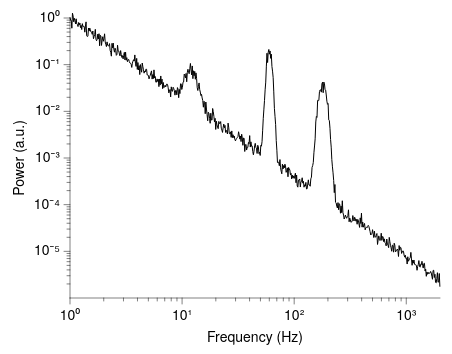

Source (Vega-Lite JSON):
### Vega-Lite specification from a JSON file in a GitHub repository (floating-point values rounded to 4 significant figures; data arrays with more than 128 entries replaced by an {"elided": "..."} marker saying what was removed)
{"background": null, "config": {"arc": {"fill": "#DBDBDB", "fillOpacity": 1.0, "innerRadius": 35.0, "padAngle": 0.03, "stroke": "black", "strokeOpacity": 1, "strokeWidth": 0.25}, "area": {"fill": "#DBDBDB", "fillOpacity": 1.0, "stroke": "black", "strokeOpacity": 1, "strokeWidth": 0.25}, "axis": {"domain": true, "domainCap": "round", "domainColor": "black", "domainWidth": 0.25, "grid": false, "gridCap": "round", "gridColor": "#F1F1F1", "gridDash": [0, 0], "gridOpacity": 1.0, "gridWidth": 0.25, "labelColor": "black", "labelFont": "Helvetica Neue, HelveticaNeue, Helvetica, Arial, sans-serif", "labelFontSize": 7, "labelFontStyle": "normal", "labelFontWeight": 400, "offset": 0, "ticks": true, "tickCap": "round", "tickColor": "black", "tickRound": false, "tickSize": 3, "tickWidth": 0.25, "titleColor": "black", "titleFont": "Helvetica Neue, HelveticaNeue, Helvetica, Arial, sans-serif", "titleFontSize": 7, "titleFontStyle": "normal", "titleFontWeight": 400}, "axisX": {"domain": true, "labelAlign": "center", "labelAngle": 0, "labels": true, "ticks": true, "translate": 0}, "axisY": {"domain": true, "labelAlign": "right", "labelAngle": 0, "labels": true, "ticks": true, "translate": 0}, "axisRight": {"domain": true, "labelAlign": "left", "labelAngle": 0, "labels": true, "ticks": true, "translate": 0}, "axisTop": {"domain": true, "labelAlign": "center", "labelAngle": 0, "labels": true, "ticks": true, "translate": 0}, "axisBand": {"tickOffset": 0}, "bar": {"fill": "#DBDBDB", "fillOpacity": 1.0, "stroke": "black", "strokeOpacity": 1, "strokeWidth": 0.25}, "boxplot": {"size": 12.6, "ticks": {"cornerRadius": 0.25, "fill": "black", "opacity": 1, "size": 6.3, "thickness": 0.25}, "box": {"fillOpacity": 1.0, "stroke": "black", "strokeOpacity": 1, "strokeWidth": 0.25}, "median": {"cornerRadius": 0, "fill": "black", "fillOpacity": 1.0, "opacity": 1, "size": 12.6, "thickness": 0.25}, "rule": {"fill": "black", "fillOpacity": 1.0, "size": 14.0, "stroke": "black", "strokeDash": [0, 0], "strokeOpacity": 1, "strokeWidth": 0.25}, "outliers": {"color": "black", "fill": "black", "fillOpacity": 1.0, "size": 0, "stroke": "black", "strokeOpacity": 1, "strokeWidth": 0.25}}, "circle": {"fill": "black", "fillOpacity": 1.0, "size": 1.75, "stroke": null, "strokeOpacity": 1, "strokeWidth": 0.25}, "errorband": {"band": {"fillOpacity": 0.6, "stroke": null, "strokeWidth": 0.25, "strokeOpacity": 1}, "borders": {"opacity": 0, "strokeOpacity": 0.25, "strokeWidth": 1}}, "errorbar": {"opacity": 1, "rule": {"strokeDash": [0, 0], "strokeWidth": 0.25}, "ticks": {"color": "black", "cornerRadius": 0.125, "opacity": 1, "size": 8.4, "thickness": 0.25}, "thickness": 0.25}, "font": "Helvetica Neue, HelveticaNeue, Helvetica, Arial, sans-serif", "geoshape": {"fill": "#DBDBDB", "fillOpacity": 1.0, "stroke": "black", "strokeOpacity": 1, "strokeWidth": 0.25}, "header": {"labelColor": "black", "labelFont": "Helvetica Neue, HelveticaNeue, Helvetica, Arial, sans-serif", "labelFontSize": 7, "labelFontStyle": "normal", "labelFontWeight": 400, "titleColor": "black", "titleFont": "Helvetica Neue, HelveticaNeue, Helvetica, Arial, sans-serif", "titleFontSize": 7, "titleFontStyle": "normal", "titleFontWeight": 400, "titlePadding": 0}, "legend": {"disable": false, "offset": 4.5, "titlePadding": 4, "labelOffset": 2, "gradientLabelOffset": 2, "gradientLength": 70.0, "gradientThickness": 7.0, "gradientOpacity": 1.0, "gradientStrokeColor": "black", "gradientStrokeWidth": 0.25, "labelColor": "black", "labelFont": "Helvetica Neue, HelveticaNeue, Helvetica, Arial, sans-serif", "labelFontSize": 7, "labelFontStyle": "normal", "labelFontWeight": 400, "strokeColor": "black", "strokeWidth": 0, "symbolSize": 42, "symbolStrokeColor": "black", "symbolStrokeWidth": 0.25, "titleColor": "black", "titleFont": "Helvetica Neue, HelveticaNeue, Helvetica, Arial, sans-serif", "titleFontSize": 7, "titleFontStyle": "normal", "titleFontWeight": 400}, "line": {"color": "black", "stroke": "black", "strokeCap": "butt", "strokeDash": [0, 0], "strokeOpacity": 1, "strokeWidth": 0.5}, "point": {"filled": true, "fill": "#DBDBDB", "fillOpacity": 1.0, "size": 7.0, "stroke": "black", "strokeOpacity": 1, "strokeWidth": 0.25}, "range": {"category": ["#5CA7B1", "#B7D0EE", "#B7B3E4", "#B3DAB5", "#F5E1B3", "#3D727B", "#809DC7", "#867DAC", "#80A988", "#CBB17A", "#204148", "#546B94", "#584C77", "#507B5F", "#9D824D"], "diverging": {"scheme": ["#6F572A", "#876E43", "#9E875F", "#B5A17F", "#CABBA2", "#DCD6CC", "#F4F1E9", "#C9D7DA", "#9DBFC6", "#78A5AF", "#558B96", "#36717C", "#1A5762"]}, "heatmap": {"scheme": ["#32022B", "#43044D", "#4C196E", "#4D338C", "#484DA6", "#3A68BB", "#1D83CA", "#1D9CCB", "#23B5C9", "#28CDC5", "#4DE0B4", "#91EE9F"]}, "ordinal": {"scheme": ["#F1F1F1", "#DBDBDB", "#C6C6C6", "#B2B2B2", "#9D9D9D", "#898989", "#767676", "#636363", "#515151", "#404040", "#2F2F2F", "#1F1F1F"]}, "ramp": {"scheme": ["#32022B", "#43044D", "#4C196E", "#4D338C", "#484DA6", "#3A68BB", "#1D83CA", "#1D9CCB", "#23B5C9", "#28CDC5", "#4DE0B4", "#91EE9F"]}}, "rule": {"color": "black", "stroke": "black", "strokeCap": "round", "strokeDash": [2, 2], "strokeOpacity": 1, "strokeWidth": 0.25}, "scale": {"bandPaddingInner": 0.1, "bandPaddingOuter": 0.1, "round": false}, "rect": {"fill": "#DBDBDB", "fillOpacity": 1.0, "stroke": "black", "strokeOpacity": 1, "strokeWidth": 0.25}, "square": {"fill": "#DBDBDB", "fillOpacity": 1.0, "size": 14.0, "stroke": "black", "strokeOpacity": 1, "strokeWidth": 0.25}, "text": {"color": "black", "font": "Helvetica Neue, HelveticaNeue, Helvetica, Arial, sans-serif", "fontSize": 7, "fontStyle": "normal", "fontWeight": 400}, "tick": {"color": "black", "cornerRadius": 0.125, "opacity": 1.0, "size": 12.6, "thickness": 0.25}, "title": {"anchor": "middle", "frame": "group", "color": "black", "font": "Helvetica Neue, HelveticaNeue, Helvetica, Arial, sans-serif", "fontSize": 7, "fontStyle": "normal", "fontWeight": 400, "subtitleColor": "black", "subtitleFont": "Helvetica Neue, HelveticaNeue, Helvetica, Arial, sans-serif", "subtitleFontSize": "Helvetica Neue, HelveticaNeue, Helvetica, Arial, sans-serif", "subtitleFontStyle": "normal", "subtitleFontWeight": 400}, "trail": {"color": "black", "opacity": 1, "size": 0.5}, "view": {"continuousWidth": 185, "continuousHeight": 140, "discreteWidth": 185, "discreteHeight": 140, "fill": null, "stroke": null, "strokeWidth": 0.25}}, "layer": [{"mark": {"type": "line"}, "encoding": {"x": {"axis": {"labelExpr": "round(log(datum.value) / log(10)) < 0 ? '10⁻' + (abs(round(log(datum.value) / log(10))) >= 10 ? '⁰¹²³⁴⁵⁶⁷⁸⁹'[floor(abs(round(log(datum.value) / log(10)))/10)] + '⁰¹²³⁴⁵⁶⁷⁸⁹'[abs(round(log(datum.value) / log(10)))%10] : '⁰¹²³⁴⁵⁶⁷⁸⁹'[abs(round(log(datum.value) / log(10)))]) : '10' + (abs(round(log(datum.value) / log(10))) >= 10 ? '⁰¹²³⁴⁵⁶⁷⁸⁹'[floor(abs(round(log(datum.value) / log(10)))/10)] + '⁰¹²³⁴⁵⁶⁷⁸⁹'[abs(round(log(datum.value) / log(10)))%10] : '⁰¹²³⁴⁵⁶⁷⁸⁹'[abs(round(log(datum.value) / log(10)))])", "values": [1, 10, 100, 1000]}, "field": "f", "scale": {"domain": [1, 2000], "nice": false, "type": "log"}, "title": "Frequency (Hz)", "type": "quantitative"}, "y": {"axis": {"labelExpr": "round(log(datum.value) / log(10)) < 0 ? '10⁻' + (abs(round(log(datum.value) / log(10))) >= 10 ? '⁰¹²³⁴⁵⁶⁷⁸⁹'[floor(abs(round(log(datum.value) / log(10)))/10)] + '⁰¹²³⁴⁵⁶⁷⁸⁹'[abs(round(log(datum.value) / log(10)))%10] : '⁰¹²³⁴⁵⁶⁷⁸⁹'[abs(round(log(datum.value) / log(10)))]) : '10' + (abs(round(log(datum.value) / log(10))) >= 10 ? '⁰¹²³⁴⁵⁶⁷⁸⁹'[floor(abs(round(log(datum.value) / log(10)))/10)] + '⁰¹²³⁴⁵⁶⁷⁸⁹'[abs(round(log(datum.value) / log(10)))%10] : '⁰¹²³⁴⁵⁶⁷⁸⁹'[abs(round(log(datum.value) / log(10)))])", "values": [1e-05, 0.0001, 0.001, 0.01, 0.1, 1]}, "field": "psd", "scale": {"nice": false, "type": "log"}, "title": "Power (a.u.)", "type": "quantitative"}}}, {"mark": {"type": "point", "opacity": 0}, "encoding": {"x": {"axis": {"domain": false, "grid": false, "labels": false, "orient": "bottom", "tickSize": 1.5, "ticks": true, "values": [2, 3, 4, 5, 6, 7, 8, 9, 20, 30, 40, 50, 60, 70, 80, 90, 200, 300, 400, 500, 600, 700, 800, 900]}, "field": "f", "scale": {"base": 10, "domain": [1, 1000], "type": "log"}, "title": null, "type": "quantitative"}}, "transform": [{"filter": "false"}]}, {"mark": {"type": "point", "opacity": 0}, "encoding": {"y": {"axis": {"domain": false, "grid": false, "labels": false, "orient": "left", "tickSize": 1.5, "ticks": true, "values": [2e-06, 3e-06, 4e-06, 5e-06, 6e-06, 7e-06, 8e-06, 9e-06, 2e-05, 3e-05, 4e-05, 5e-05, 6e-05, 7e-05, 8e-05, 9e-05, 0.0002, 0.0003, 0.0004, 0.0005, 0.0006, 0.0007, 0.0008, 0.0009, 0.002, 0.003, 0.004, 0.005, 0.006, 0.007, 0.008, 0.009, 0.02, 0.03, 0.04, 0.05, 0.06, 0.07, 0.08, 0.09, 0.2, 0.3, 0.4, 0.5, 0.6, 0.7, 0.8, 0.9]}, "field": "psd", "scale": {"base": 10, "domain": [1e-06, 1], "type": "log"}, "title": null, "type": "quantitative"}}, "transform": [{"filter": "false"}]}], "data": {"name": "data-1a256e6822f450fdc92ee4454c33116e"}, "resolve": {"axis": {"x": "independent", "y": "independent"}}, "$schema": "https://vega.github.io/schema/vega-lite/v6.4.1.json", "datasets": {"data-1a256e6822f450fdc92ee4454c33116e": {"elided": "600 records"}}}
